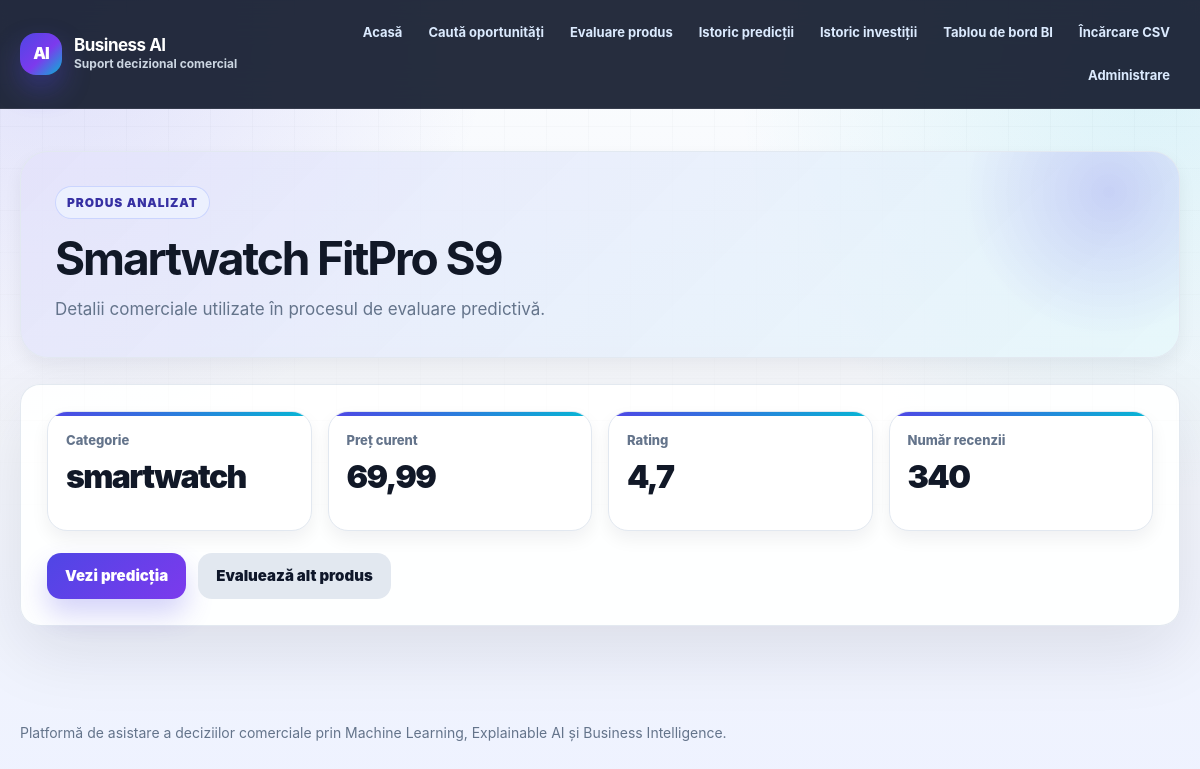
/produse/11/, run on the app's committed database.
### products/models.py (models this page shows, shortened)
class Product(models.Model):
    name = models.CharField(max_length=200)
    category = models.CharField(max_length=120)
    brand = models.CharField(max_length=120, blank=True)
    current_price = models.DecimalField(max_digits=10, decimal_places=2)
    cost = models.DecimalField(max_digits=10, decimal_places=2, null=True, blank=True)
    discount_percent = models.FloatField(default=0)
    rating = models.FloatField(default=0)
    review_count = models.PositiveIntegerField(default=0)
    views = models.PositiveIntegerField(default=0)
    add_to_cart = models.PositiveIntegerField(default=0)
    sales_volume = models.PositiveIntegerField(default=0)
    stock_level = models.PositiveIntegerField(default=0)
    conversion_rate = models.FloatField(default=0)
    margin_percent = models.FloatField(default=0)
    season = models.CharField(max_length=40, blank=True)
    created_at = models.DateTimeField(auto_now_add=True)
    class Meta:
        ordering = ['-created_at']

### products/views.py (the view)
# urls.py: path('produse/<int:pk>/', views.product_detail, name='product_detail'),
def product_detail(request, pk):
    product = get_object_or_404(Product, pk=pk)
    return render(request, 'products/product_detail.html', {'product': product})

### templates/products/product_detail.html (shortened to what this page needs)
{% extends 'base.html' %}
{% block content %}
<div class="page-header">
  <div class="page-eyebrow">Produs analizat</div>
  <h1>{{ product.name }}</h1>
  <p class="page-subtitle">Detalii comerciale utilizate în procesul de evaluare predictivă.</p>
</div>
<div class="card">
  <div class="kpi-grid">
    <div class="kpi-card"><div class="kpi-label">Categorie</div><div class="kpi-value">{{ product.category }}</div></div>
    <div class="kpi-card"><div class="kpi-label">Preț curent</div><div class="kpi-value">{{ product.current_price }}</div></div>
    <div class="kpi-card"><div class="kpi-label">Rating</div><div class="kpi-value">{{ product.rating }}</div></div>
    <div class="kpi-card"><div class="kpi-label">Număr recenzii</div><div class="kpi-value">{{ product.review_count }}</div></div>
  </div>
  <div class="actions">
    <a class="btn" href="/predictii/produs/{{ product.id }}/">Vezi predicția</a>
    <a class="btn btn-secondary" href="/produse/adauga/">Evaluează alt produs</a>
  </div>
</div>
{% endblock %}

### static/css/app.css (style rules this page uses)
:root { --bg: #f5f7fb; --bg-2: #eef2ff; --surface: #ffffff; --surface-soft: #f8fafc; --text: #111827; --muted: #64748b; --muted-2: #94a3b8; --border: #e2e8f0; --primary: #4f46e5; --primary-dark: #3730a3; --primary-soft: #eef2ff; --accent: #7c3aed; --cyan: #06b6d4; --success: #16a34a; --success-soft: #dcfce7; --warning: #d97706; --warning-soft: #fef3c7; --danger: #dc2626; --danger-soft: #fee2e2; --shadow-sm: 0 8px 18px rgba(15, 23, 42, 0.06); --shadow: 0 24px 70px rgba(15, 23, 42, 0.10); --radius-sm: 12px; --radius: 20px; --radius-lg: 28px; }
* { box-sizing: border-box; }
html { scroll-behavior: smooth; }
body { margin: 0; min-height: 100vh; font-family: Inter, ui-sans-serif, system-ui, -apple-system, BlinkMacSystemFont, "Segoe UI", sans-serif; color: var(--text); background: radial-gradient(circle at 4% 0%, rgba(79, 70, 229, 0.16), transparent 28rem), radial-gradient(circle at 96% 10%, rgba(6, 182, 212, 0.12), transparent 26rem), linear-gradient(180deg, #fbfdff 0%, var(--bg) 48%, #eef2ff 100%); line-height: 1.6; }
body::before { content: ""; position: fixed; inset: 0; pointer-events: none; background-image: linear-gradient(rgba(15, 23, 42, 0.025) 1px, transparent 1px), linear-gradient(90deg, rgba(15, 23, 42, 0.025) 1px, transparent 1px); background-size: 42px 42px; mask-image: linear-gradient(to bottom, black, transparent 70%); }
a { color: var(--primary); text-decoration: none; font-weight: 700; }
.page-header, .hero { position: relative; overflow: hidden; border-radius: var(--radius-lg); padding: 34px; margin-bottom: 26px; background: linear-gradient(135deg, rgba(79, 70, 229, 0.12), rgba(6, 182, 212, 0.08)), rgba(255, 255, 255, 0.74); border: 1px solid rgba(226, 232, 240, 0.9); box-shadow: var(--shadow-sm); }
.page-header::after, .hero::after { content: ""; position: absolute; right: -90px; top: -120px; width: 320px; height: 320px; border-radius: 999px; background: radial-gradient(circle, rgba(79, 70, 229, 0.20), transparent 64%); }
.page-eyebrow { position: relative; z-index: 1; display: inline-flex; align-items: center; gap: 8px; color: var(--primary-dark); background: rgba(238, 242, 255, 0.85); border: 1px solid rgba(199, 210, 254, 0.9); border-radius: 999px; padding: 6px 11px; font-size: 12px; font-weight: 900; letter-spacing: .08em; text-transform: uppercase; margin-bottom: 14px; }
h1, h2, h3 { color: var(--text); letter-spacing: -0.045em; line-height: 1.12; }
h1 { position: relative; z-index: 1; margin: 0 0 12px; font-size: clamp(30px, 4vw, 46px); max-width: 920px; }
.page-subtitle, .lead { position: relative; z-index: 1; max-width: 880px; margin: 0; color: var(--muted); font-size: 17px; }
.card { background: rgba(255, 255, 255, 0.92); border: 1px solid rgba(226, 232, 240, 0.95); border-radius: var(--radius); box-shadow: var(--shadow); padding: 26px; margin-bottom: 24px; }
button, .btn, .button, input[type="submit"] { display: inline-flex; align-items: center; justify-content: center; gap: 8px; min-height: 44px; border: 0; border-radius: 14px; padding: 11px 18px; background: linear-gradient(135deg, var(--primary), var(--accent)); color: #fff !important; font-weight: 900; font-size: 15px; cursor: pointer; box-shadow: 0 15px 28px rgba(79, 70, 229, 0.24); transition: transform .2s ease, box-shadow .2s ease, filter .2s ease; }
.btn-secondary { color: #0f172a !important; background: #e2e8f0; box-shadow: none; }
.actions { display: flex; align-items: center; gap: 12px; flex-wrap: wrap; margin-top: 22px; }
.kpi-grid { display: grid; grid-template-columns: repeat(4, minmax(0, 1fr)); gap: 16px; }
.kpi-card { position: relative; overflow: hidden; background: #fff; border: 1px solid var(--border); border-radius: var(--radius); padding: 18px; min-height: 120px; box-shadow: var(--shadow-sm); }
.kpi-card::before { content: ""; position: absolute; inset: 0 0 auto 0; height: 4px; background: linear-gradient(90deg, var(--primary), var(--cyan)); }
.kpi-label { color: var(--muted); font-size: 13px; font-weight: 800; margin-bottom: 9px; }
.kpi-value { color: var(--text); font-size: clamp(22px, 2.7vw, 32px); font-weight: 950; letter-spacing: -0.05em; line-height: 1.05; }

### data on the page
Product: name "Smartwatch FitPro S9", category "smartwatch", current_price "69,99", rating "4,7", review_count "340"
